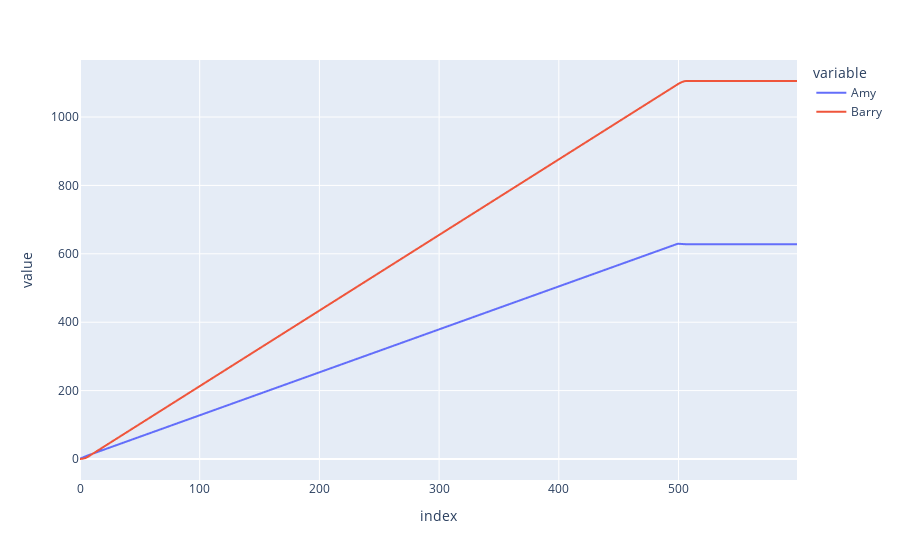

Here is the notebook cell this chart was saved with:
### Code cell
import numpy as np
import pandas as pd
import plotly.express as px
import sympy as sp


class Person:
    def __init__(self, name: str, foresight: int):
        self.name = name
        self.foresight = foresight
        self.decision_list = []

    def append_optimal_choice(
        self, choice_array: np.ndarray, decision_number: int, number_of_decisions: int
    ):
        # Get the row index of the highest sum of values in the choice array up to the person's "foresight" index
        highest_value_index = np.argmax(
            np.sum(choice_array[:, : self.foresight], axis=1)
        )

        # Extract this row from the choice array
        optimal_choice = choice_array[highest_value_index, :]

        # Pad initial and final values with nan
        optimal_choice_padded = np.pad(
            optimal_choice,
            (decision_number, number_of_decisions - decision_number),
            mode="constant",
            constant_values=np.nan,
        )

        # Append to decision list
        self.decision_list.append(optimal_choice_padded)

    def convert_decision_list_to_df(self):
        # Swap rows and columns
        decision_array = np.array(self.decision_list)
        decision_array_inverted = decision_array.T
        decision_df = pd.DataFrame(decision_array_inverted)
        self.decision_df = decision_df
        return decision_df

    def calc_life_score(self):
        # Sum columns
        self.decision_df["decision_sum"] = self.decision_df.sum(axis=1)

        # Calculate life score as the cumulative sum of the decision sums
        self.decision_df["life_score"] = self.decision_df["decision_sum"].cumsum()
        return self.decision_df


class LifeSimulation:
    def __init__(
        self,
        people: list[Person],
        n_choices: int,
    ):
        self.people = people
        self.n_choices = n_choices

    def add_person(self, person: Person):
        self.people.append(person)

    def get_people(self) -> list[Person]:
        return self.people

    def get_person_by_name(self, name: str) -> Person | None:
        for person in self.people:
            if person.name == name:
                return person
        return None

    def get_number_of_people(self) -> int:
        return len(self.people)

    def generate_random_choice_function(self, seed=None):
        x = sp.symbols("x")

        if seed:
            np.random.seed(seed)
        m1 = np.random.uniform(0, 2)
        m2 = np.random.uniform(5, 8)
        s1 = np.random.uniform(0.1, 1)
        s2 = np.random.uniform(0.1, 1)
        a1 = np.random.uniform(-1, 1)
        a2 = np.random.uniform(-1, 1)

        y = a1 * sp.exp(-((x - m1) ** 2) / (2 * s1**2)) + a2 * sp.exp(
            -((x - m2) ** 2) / (2 * s2**2)
        )

        return {"m1": m1, "m2": m2, "s1": s1, "s2": s2, "a1": a1, "a2": a2, "expr": y}

    def generate_choice_array(self, n_choices: int):
        x = sp.symbols("x")

        # Generate n random functions (seeds for reproducibility)
        functions = [
            self.generate_random_choice_function(seed=i) for i in range(n_choices)
        ]

        # Create x values (100 points from 0 to 100)
        x_vals = np.linspace(0, 100, 100)

        # Build NumPy array: n rows (functions) × 100 columns (y values)
        choice_array = np.zeros((n_choices, 100))
        for i, func in enumerate(functions):
            y_func = sp.lambdify(x, func["expr"], "numpy")
            choice_array[i, :] = y_func(x_vals)
        return choice_array

    def simlulate_life(self, number_of_decisions: int):
        for person in self.people:
            for decision_number in range(number_of_decisions):
                choice_array = self.generate_choice_array(self.n_choices)
                person.append_optimal_choice(
                    choice_array, decision_number, number_of_decisions
                )
            person.convert_decision_list_to_df()
            person.calc_life_score()


def main():
    # Define people
    people = [
        Person("Amy", 2),
        Person("Barry", 8),
    ]

    # Define simulation configuration
    n_choices = 100
    number_of_decisions = 500

    # Run simulation
    simulation = LifeSimulation(people, n_choices)

    # Check example choice array
    """ choice_array = simulation.generate_choice_array(n_choices=3)
    print(choice_array.shape)

    fig = px.line(choice_array.T)
    fig.show() """

    # Run simulation
    simulation.simlulate_life(number_of_decisions)

    # Combine decision_df["life_score"] into single dataframe
    life_score_df = pd.DataFrame(
        {
            k: v
            for k, v in zip(
                [person.name for person in simulation.people],
                [person.decision_df["life_score"] for person in simulation.people],
            )
        }
    )

    print(life_score_df)

    # Plot life_score lines
    fig = px.line(life_score_df)
    fig.show()


if __name__ == "__main__":
    main()

### Figure 1 — Plotly figure (JSON) as saved in the notebook; plotly's stock layout.template omitted (floating-point values rounded to 4 significant figures; data arrays with more than 128 entries replaced by an {"elided": "..."} marker saying what was removed)
{"data": [{"hovertemplate": "variable=Amy<br>index=%{x}<br>value=%{y}<extra></extra>", "legendgroup": "Amy", "line": {"color": "#636efa", "dash": "solid"}, "marker": {"symbol": "circle"}, "mode": "lines", "name": "Amy", "showlegend": true, "type": "scattergl", "x": {"elided": "600 int values"}, "xaxis": "x", "y": {"elided": "600 float values"}, "yaxis": "y"}, {"hovertemplate": "variable=Barry<br>index=%{x}<br>value=%{y}<extra></extra>", "legendgroup": "Barry", "line": {"color": "#EF553B", "dash": "solid"}, "marker": {"symbol": "circle"}, "mode": "lines", "name": "Barry", "showlegend": true, "type": "scattergl", "x": {"elided": "600 int values"}, "xaxis": "x", "y": {"elided": "600 float values"}, "yaxis": "y"}], "layout": {"legend": {"title": {"text": "variable"}, "tracegroupgap": 0}, "margin": {"t": 60}, "xaxis": {"anchor": "y", "domain": [0, 1], "title": {"text": "index"}}, "yaxis": {"anchor": "x", "domain": [0, 1], "title": {"text": "value"}}}}
